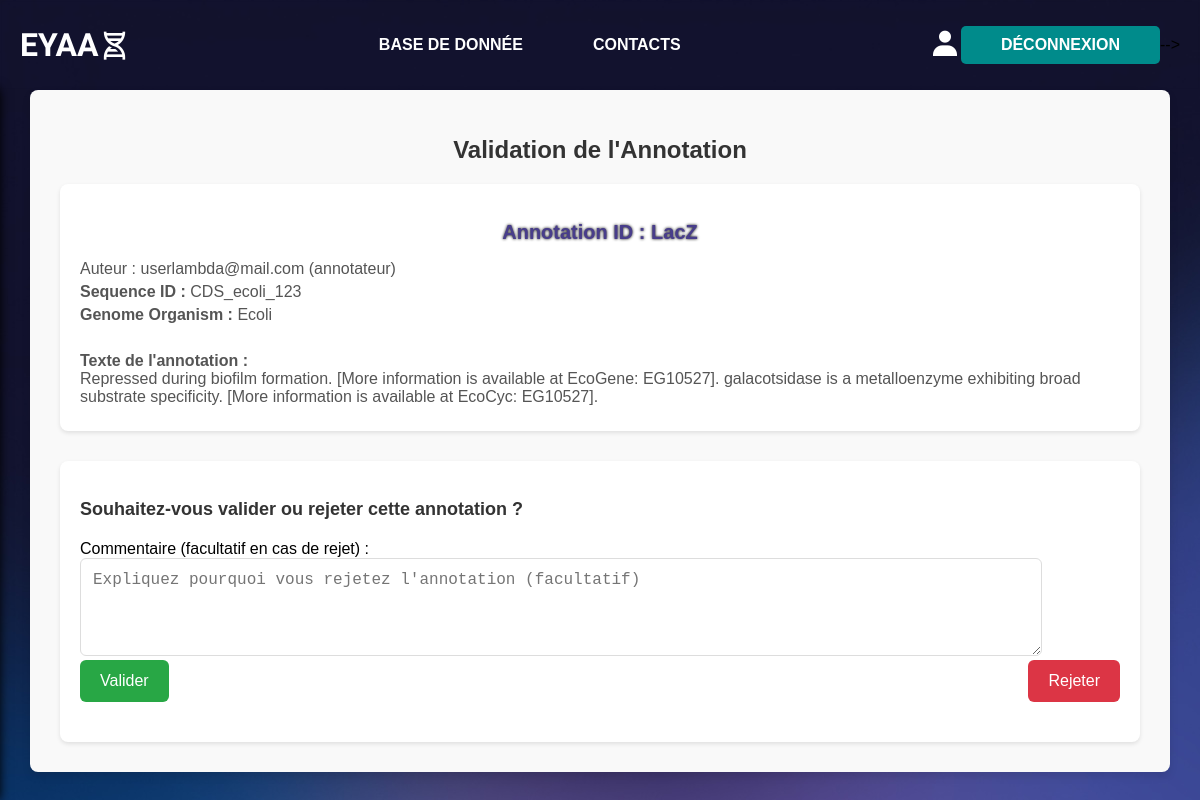
Page /outil_validation/annotation_detail/LacZ/ (signed in) on the committed database.
### core/models.py (models this page shows, shortened)
class Annotation(models.Model):
    annotation_id = models.CharField(max_length=20, primary_key=True)
    annotation_text = models.TextField()  # Définir un max ?
    annotation_author = models.ForeignKey(CustomUser, on_delete=models.CASCADE, related_name="annotations")
    is_validated = models.BooleanField(default=False)
    rejected_comment = models.TextField(blank=True, null=True)
    validation_date = models.DateTimeField(blank=True, null=True)
    sequence = models.OneToOneField(Sequence, on_delete=models.CASCADE,
                                    related_name="annotation")

class CustomUser(AbstractUser):
    username = None
    email = models.EmailField(unique=True, primary_key=True)
    role = models.CharField(max_length=20, choices=ROLE_CHOICES, default="lecteur")
    USERNAME_FIELD = "email"
    REQUIRED_FIELDS = ["first_name", "last_name"]
    objects = CustomUserManager()  # Lien avec le gestionnaire personnalisé
    def __str__(self):
        return f"{self.email} ({self.role})"

class Sequence(models.Model):
    sequence_id = models.CharField(max_length=20, primary_key=True)
    dna_sequence = models.TextField()
    aa_sequence = models.TextField()
    num_chromosome = models.IntegerField()
    sequence_start = models.IntegerField()
    sequence_stop = models.IntegerField()
    sequence_length = models.IntegerField()
    gene_name = models.CharField(max_length=20, blank=True, null=True)
    peptide_product = models.CharField(max_length=20, blank=True, null=True)
    STATUS_CHOICES = [("Nothing", "Non-annotée"),
                      ("Assigned", "Attribuée"),
                      ("Awaiting validation", "En attente de validation"),
                      ("Validated", "Validée")]
    sequence_status = models.CharField(max_length=50, choices=STATUS_CHOICES)
    genome = models.ForeignKey(Genome, on_delete=models.CASCADE,
                               related_name="sequences")

class Genome(models.Model):
    genome_id = models.CharField(max_length=20, primary_key=True)
    genome_sequence = models.TextField(validators=[RegexValidator(
        regex=r"^[ACGTU]*$",
        message="La séquence doit être uniquement "
        "composée des caractères ACGT ou U.")])
    TYPE_CHOICES = [("DNA", "ADN"), ("RNA", "ARN")]
    genome_type = models.CharField(max_length=3, choices=TYPE_CHOICES)
    organism = models.CharField(max_length=20)
    is_annotated = models.BooleanField(default=False)

### core/views.py (the view, shortened to what this page needs)
# urls.py: path("outil_validation/annotation_detail/<str:annotation_id>/", views.validate_annotation, name="validate_annotation"),
@user_passes_test(is_validator)
def validate_annotation(request, annotation_id):
    annotation = get_object_or_404(Annotation, annotation_id=annotation_id)
    sequence = annotation.sequence
    return render(request, "core/validation_annotation.html", {"annotation": annotation, "user": request.user})

### core/views.py (called while the page is built)
def is_validator(user):
    return user.role == "validateur"

### core/templates/core/validation_annotation.html (shortened to what this page needs)
{% extends "core/base.html" %}
{% load static %}
{% block content %}
    <link rel="stylesheet" href="{% static 'core/style_validation.css' %}">
    <div class="validation-container">
        <h1>Validation de l'Annotation</h1>
        <div class="annotation-details">
            <h2>Annotation ID : {{ annotation.annotation_id }}</h2>
            <p>Auteur : {{ annotation.annotation_author }} </p>
            <p><strong>Sequence ID :</strong> {{ annotation.sequence.sequence_id }}</p>
            <p><strong>Genome Organism :</strong> {{ annotation.sequence.genome.organism }}</p>
            <br>
            <p><strong>Texte de l'annotation :</strong><br>
            {{ annotation.annotation_text }}</p>
        </div>
        {% if annotation.annotation_author.email != user.email %}
            <div class="validation-actions">
                <h3>Souhaitez-vous valider ou rejeter cette annotation ?</h3>
                <form method="POST">
                    <div class="comment-section">
                        <label for="comment">Commentaire (facultatif en cas de rejet) :</label>
                        <textarea id="comment" name="comment" rows="4" placeholder="Expliquez pourquoi vous rejetez l'annotation (facultatif)"></textarea>
                    </div>
                    <div class="button-group">
                        <button type="submit" name="action" value="validate" class="btn-validate">Valider</button>
                        <button type="submit" name="action" value="reject" class="btn-reject">Rejeter</button>
                    </div>
                </form>
            </div>
        {% else %}
            <h3>En tant que propre annotateur, vous ne pouvez vous-même valider cette annotation.</h3>
        {% endif %}
    </div>
{% endblock %}

### core/static/core/style.css (style rules this page uses)
body, html { margin: 0; padding: 0; font-family: Avantgarde, sans-serif; height: 100vh; background: rgb(97,81,153); background-image: url("../images/hero-bg.jpg "); }
h2 { text-shadow: black 0 0 3px; text-align: center; font-size: 15px; }

### core/static/core/style_validation.css (style rules this page uses)
.validation-container { max-width: 90%; margin: 0 auto; padding: 30px; background-color: #f9f9f9; border-radius: 8px; box-shadow: 0 4px 8px rgba(0, 0, 0, 0.1); }
h1 { text-align: center; color: #333; font-size: 24px; margin-bottom: 20px; }
.annotation-details { background-color: #fff; padding: 20px; border-radius: 8px; box-shadow: 0 2px 4px rgba(0, 0, 0, 0.1); margin-bottom: 30px; }
.annotation-details h2 { font-size: 20px; color: darkslateblue; }
.annotation-details p { font-size: 16px; color: #555; margin: 5px 0; }
.validation-actions { background-color: #fff; padding: 20px; border-radius: 8px; box-shadow: 0 2px 4px rgba(0, 0, 0, 0.1); }
.validation-actions h3 { font-size: 18px; color: #333; margin-bottom: 20px; }
.button-group { display: flex; justify-content: space-between; margin-bottom: 20px; }
button { padding: 12px 20px; font-size: 16px; cursor: pointer; border: none; border-radius: 6px; transition: background-color 0.3s ease; }
.btn-validate { background-color: #28a745; color: white; }
.btn-reject { background-color: #dc3545; color: white; }
.comment-section { margin-top: 20px; }
textarea { width: 90%; padding: 12px; font-size: 16px; border-radius: 6px; border: 1px solid #ddd; resize: vertical; }

### rows in the picture
Annotation: annotation_id "LacZ", annotation_author "userlambda@mail.com (annotateur)", sequence.sequence_id "CDS_ecoli_123", sequence.genome.organism "Ecoli", annotation_text "Repressed during biofilm formation. [More information is available at EcoGene: EG10527]. galacotsidase is a metalloenzyme exhibiting broad substrate specificity. [More information is available at EcoCyc: EG10527]."
